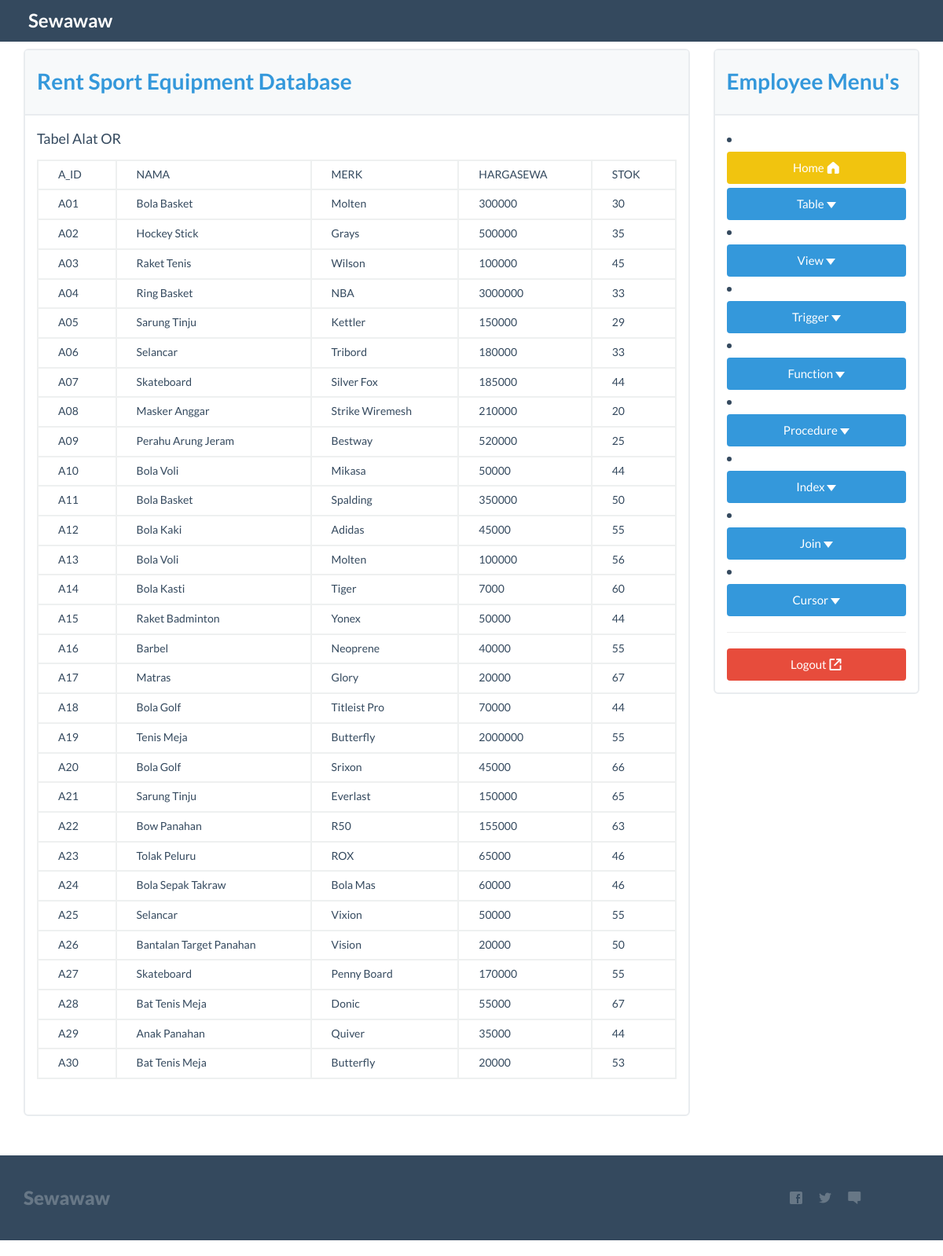
Screenshot of /alator.php with the database file from the repository.
### tables this page shows
CREATE TABLE ALAT_OR(
 a_id CHAR(3),
 a_nama VARCHAR(50),
 a_merk VARCHAR(20),
 a_hargasewa INT,
 a_stok INT,
 PRIMARY KEY(a_id)
);

### alator.php (the view, shortened to what this page needs)
<!DOCTYPE html>
<html lang="en">
<head>
  <link rel="stylesheet" href="css/bootstrap.min.css">
    <link href="css/flat-ui-pro.css" rel="stylesheet">
</head>
<body>
<?php
include ("inc/navbar.php");?>
<div class="container">
	<br>
	<br>
  <div class="row">
    <div class="col-md-9" name="maincontent" id="maincontent">
		<div id="exercise" name="exercise" class="panel panel-info">
		<div class="panel-heading"><h5>Rent Sport Equipment Database</h5></div>
			<div class="panel-body">
				Tabel Alat OR<br>
			<table class="table table-bordered" style="margin-top:10px;">
				<tr >
			      <td>A_ID</td>
			      <td>NAMA</td>
			      <td>MERK</td>
			      <td>HARGASEWA</td>
			      <td>STOK</td>
			    </tr>
				 <?php
				      include 'inc/dbconn.php';
				      $query = "SELECT * FROM alat_or ORDER BY a_id ASC";
				      $qr=mysqli_query($sqlconnect,$query);
				      while($data = mysqli_fetch_array($qr))
				      {
				        echo "<tr>";
				        echo "<td>$data[a_id]</td>";
				        echo "<td>$data[a_nama]</td>";
				        echo "<td>$data[a_merk]</td>";
				        echo "<td>$data[a_hargasewa]</td>";
				        echo "<td>$data[a_stok]</td>";
				        echo "</tr>";
				      }
				      ?>
				    </table>
			</div>
		</div>
    </div>
   <div class="col-md-3">
		<?php
		include ("inc/sidebar-menu.php");?>
    </div>
  </div>
</div>
<?php
include ("inc/footer.php");?>
</body>
</html>

### inc/navbar.php (shortened to what this page needs)
   <div class="navbar navbar-inverse navbar-fixed-top" role="navigation">
     <div class="container">
       <div class="navbar-header">
         <a class="navbar-brand" href="depan.php">Sewawaw</a>
       </div>
       <div class="navbar-collapse collapse">
     </div>
   </div>
</div>

### inc/sidebar-menu.php (shortened to what this page needs)
<div class="panel panel-info">
	<div class="panel-heading"><h5>Employee Menu's</h5></div>
	<div class="panel-body">
 <li class="dropdown">
 <a href="depan.php"  class="btn btn-warning btn-block">Home <span class="fui-home" ></span></a>
        <a href="#" class="btn btn-info btn-block" data-toggle="dropdown">Table <span class="caret"></span></a>
  </li>
		<li class="dropdown">
        <a href="#" class="btn btn-info btn-block" data-toggle="dropdown">View <span class="caret"></span></a>
        </li>
		<li class="dropdown">
        <a href="#" class="btn btn-info btn-block" data-toggle="dropdown">Trigger <span class="caret"></span></a>
          </li>
		<li class="dropdown">
        <a href="#" class="btn btn-info btn-block" data-toggle="dropdown">Function <span class="caret"></span></a>
        </li>
        <li class="dropdown">
        <a href="#" class="btn btn-info btn-block" data-toggle="dropdown">Procedure <span class="caret"></span></a>
           </li>
        <li class="dropdown">
        <a href="#" class="btn btn-info btn-block" data-toggle="dropdown">Index <span class="caret"></span></a>
        </li>
        <li class="dropdown">
         <a href="#" class="btn btn-info btn-block" data-toggle="dropdown">Join <span class="caret"></span></a>
           </li>
        <li class="dropdown">
        <a href="#" class="btn btn-info btn-block" data-toggle="dropdown">Cursor <span class="caret"></span></a>
        </li>
        <hr>
		<a href="login.php" class="btn btn-danger btn-block">Logout
			<span class="fui-export"></span></a>
	</div>
</div>

### inc/footer.php (shortened to what this page needs)
<div class="mtl pbl">
      <div class="bottom-menu bottom-menu-inverse">
        <div class="container">
          <div class="row">
            <div class="col-md-2 col-sm-2">
              <target="new" class="bottom-menu-brand">Sewawaw</a>
            </div>
            <div class="col-md-8 col-sm-8">
            </div>
            <div class="col-md-2 col-sm-2">
              <ul class="bottom-menu-iconic-list">
                <li><a href="" class="fui-facebook" target="new"></a></li>
                <li><a href="" class="fui-twitter" target="new"></a></li>
				        <li><a href="" class="fui-chat" target="new"></a></li>
              </ul>
            </div>
          </div>
        </div>
      </div>

### rows the page displays
alat_or: a_id "A01", a_nama "Bola Basket", a_merk "Molten", a_hargasewa "300000", a_stok "30"
alat_or: a_id "A02", a_nama "Hockey Stick", a_merk "Grays", a_hargasewa "500000", a_stok "35"
alat_or: a_id "A03", a_nama "Raket Tenis", a_merk "Wilson", a_hargasewa "100000", a_stok "45"
alat_or: a_id "A04", a_nama "Ring Basket", a_merk "NBA", a_hargasewa "3000000", a_stok "33"
alat_or: a_id "A05", a_nama "Sarung Tinju", a_merk "Kettler", a_hargasewa "150000", a_stok "29"
alat_or: a_id "A06", a_nama "Selancar", a_merk "Tribord", a_hargasewa "180000", a_stok "33"
alat_or: a_id "A07", a_nama "Skateboard", a_merk "Silver Fox", a_hargasewa "185000", a_stok "44"
alat_or: a_id "A08", a_nama "Masker Anggar", a_merk "Strike Wiremesh", a_hargasewa "210000", a_stok "20"
alat_or: a_id "A09", a_nama "Perahu Arung Jeram", a_merk "Bestway", a_hargasewa "520000", a_stok "25"
alat_or: a_id "A10", a_nama "Bola Voli", a_merk "Mikasa", a_hargasewa "50000", a_stok "44"
alat_or: a_id "A11", a_nama "Bola Basket", a_merk "Spalding", a_hargasewa "350000", a_stok "50"
alat_or: a_id "A12", a_nama "Bola Kaki", a_merk "Adidas", a_hargasewa "45000", a_stok "55"
alat_or: a_id "A13", a_nama "Bola Voli", a_merk "Molten", a_hargasewa "100000", a_stok "56"
alat_or: a_id "A14", a_nama "Bola Kasti", a_merk "Tiger", a_hargasewa "7000", a_stok "60"
alat_or: a_id "A15", a_nama "Raket Badminton", a_merk "Yonex", a_hargasewa "50000", a_stok "44"
alat_or: a_id "A16", a_nama "Barbel", a_merk "Neoprene", a_hargasewa "40000", a_stok "55"
alat_or: a_id "A17", a_nama "Matras", a_merk "Glory", a_hargasewa "20000", a_stok "67"
alat_or: a_id "A18", a_nama "Bola Golf", a_merk "Titleist Pro", a_hargasewa "70000", a_stok "44"
alat_or: a_id "A19", a_nama "Tenis Meja", a_merk "Butterfly", a_hargasewa "2000000", a_stok "55"
alat_or: a_id "A20", a_nama "Bola Golf", a_merk "Srixon", a_hargasewa "45000", a_stok "66"
alat_or: a_id "A21", a_nama "Sarung Tinju", a_merk "Everlast", a_hargasewa "150000", a_stok "65"
alat_or: a_id "A22", a_nama "Bow Panahan", a_merk "R50", a_hargasewa "155000", a_stok "63"
alat_or: a_id "A23", a_nama "Tolak Peluru", a_merk "ROX", a_hargasewa "65000", a_stok "46"
alat_or: a_id "A24", a_nama "Bola Sepak Takraw", a_merk "Bola Mas", a_hargasewa "60000", a_stok "46"
alat_or: a_id "A25", a_nama "Selancar", a_merk "Vixion", a_hargasewa "50000", a_stok "55"
alat_or: a_id "A26", a_nama "Bantalan Target Panahan", a_merk "Vision", a_hargasewa "20000", a_stok "50"
alat_or: a_id "A27", a_nama "Skateboard", a_merk "Penny Board", a_hargasewa "170000", a_stok "55"
alat_or: a_id "A28", a_nama "Bat Tenis Meja", a_merk "Donic", a_hargasewa "55000", a_stok "67"
alat_or: a_id "A29", a_nama "Anak Panahan", a_merk "Quiver", a_hargasewa "35000", a_stok "44"
alat_or: a_id "A30", a_nama "Bat Tenis Meja", a_merk "Butterfly", a_hargasewa "20000", a_stok "53"
